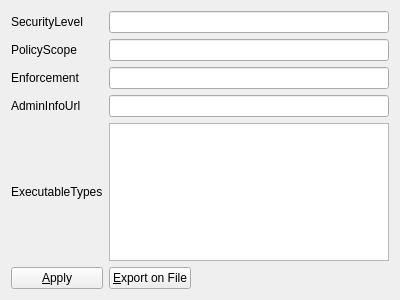
<?xml version="1.0" encoding="UTF-8"?>
<ui version="4.0">
 <class>PolicySetting</class>
 <widget class="QWidget" name="PolicySetting">
  <property name="geometry">
   <rect>
    <x>0</x>
    <y>0</y>
    <width>400</width>
    <height>300</height>
   </rect>
  </property>
  <property name="windowTitle">
   <string>Form</string>
  </property>
  <layout class="QGridLayout" name="gridLayout">
   <item row="0" column="0">
    <widget class="QLabel" name="label_security">
     <property name="text">
      <string>SecurityLevel</string>
     </property>
    </widget>
   </item>
   <item row="0" column="1" colspan="2">
    <widget class="QLineEdit" name="lineEdit_security"/>
   </item>
   <item row="1" column="0">
    <widget class="QLabel" name="label_PolicyScope">
     <property name="text">
      <string>PolicyScope</string>
     </property>
    </widget>
   </item>
   <item row="1" column="1" colspan="2">
    <widget class="QLineEdit" name="lineEdit_PolicyScope"/>
   </item>
   <item row="2" column="0">
    <widget class="QLabel" name="label_enforce">
     <property name="text">
      <string>Enforcement</string>
     </property>
    </widget>
   </item>
   <item row="2" column="1" colspan="2">
    <widget class="QLineEdit" name="lineEdit_enforce"/>
   </item>
   <item row="3" column="0">
    <widget class="QLabel" name="label_AdminInfoUrl">
     <property name="text">
      <string>AdminInfoUrl</string>
     </property>
    </widget>
   </item>
   <item row="3" column="1" colspan="2">
    <widget class="QLineEdit" name="lineEdit_AdminInfoUrl"/>
   </item>
   <item row="4" column="0">
    <widget class="QLabel" name="label_ExecutableTypes">
     <property name="text">
      <string>ExecutableTypes</string>
     </property>
    </widget>
   </item>
   <item row="4" column="1" colspan="2">
    <widget class="QTextEdit" name="textEdit_exec"/>
   </item>
   <item row="5" column="0">
    <widget class="QPushButton" name="pushButton_apply">
     <property name="text">
      <string>&amp;Apply</string>
     </property>
    </widget>
   </item>
   <item row="5" column="1">
    <widget class="QPushButton" name="pushButton_exportfile">
     <property name="text">
      <string>&amp;Export on File</string>
     </property>
    </widget>
   </item>
   <item row="5" column="2">
    <spacer name="horizontalSpacer">
     <property name="orientation">
      <enum>Qt::Horizontal</enum>
     </property>
     <property name="sizeHint" stdset="0">
      <size>
       <width>200</width>
       <height>20</height>
      </size>
     </property>
    </spacer>
   </item>
  </layout>
 </widget>
 <resources/>
 <connections/>
</ui>
